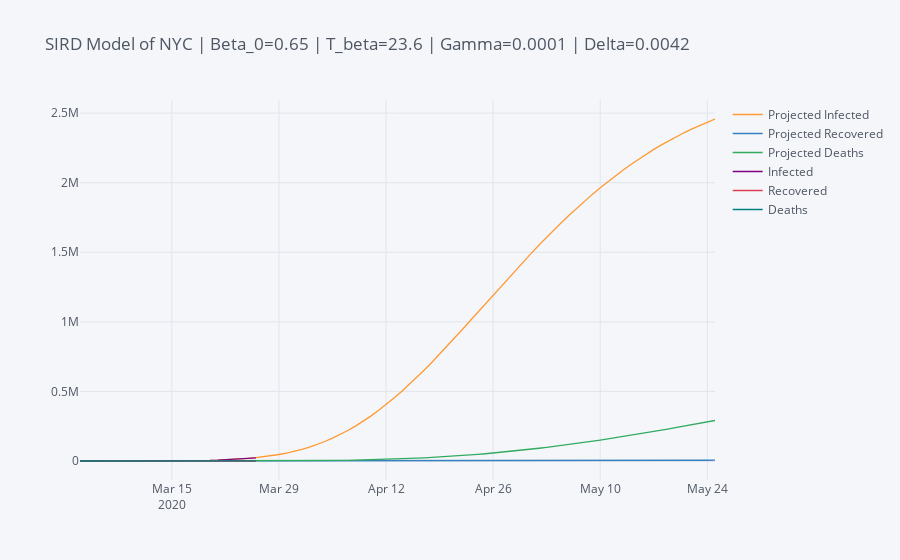
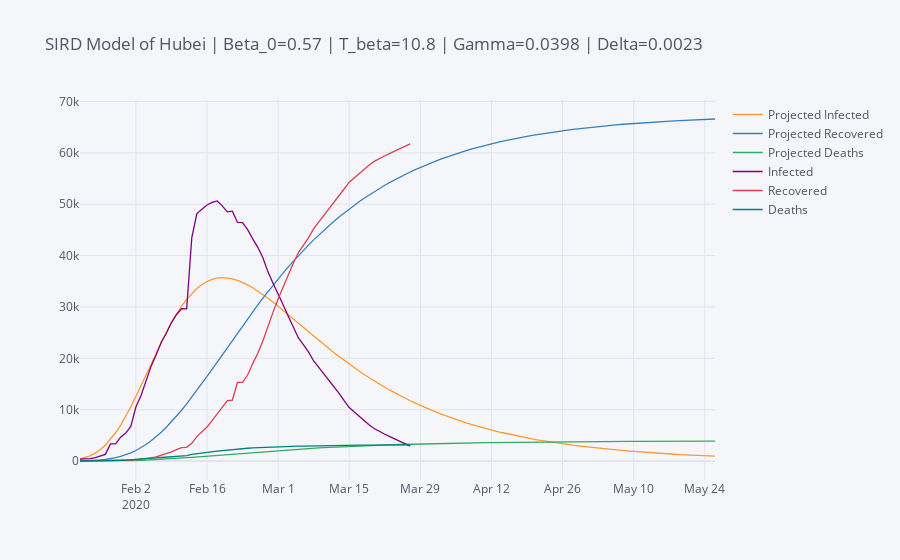
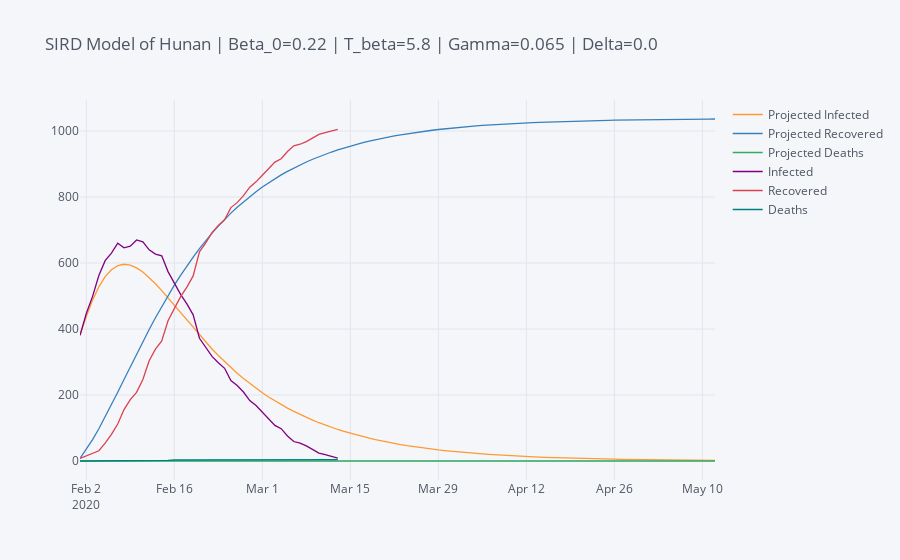
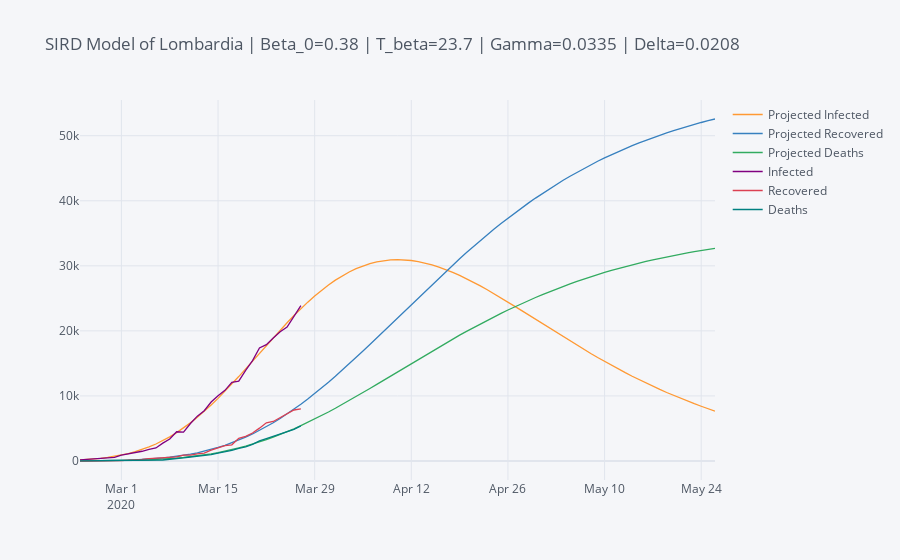

Notebook code for these charts, in order:
### Markdown cell above
## Ready to Start With SIRD Modeling!

With your clean data in hand you can start using the sird_reg() function as a jumping-off point for your SIRD parameter fitting and modeling!

### Code cell
def sird_reg(locale_data, locale_pop: int, locale_name: str, t_beta = 7, forecast_days: int = 5, show_ci: bool = True):
    locale_sird = locale_data.copy()
    #Start by converting total confirmed cases to SIRD variables
    locale_sird["Susceptible"] = locale_pop - locale_sird["Confirmed"]
    locale_sird["Infected"] = locale_sird["Confirmed"] - locale_sird["Recovered"] - locale_sird["Deaths"] #- locale_sird["Recovered"]
    locale_sird.drop("Confirmed", axis=1, inplace=True)
    locale_sird = locale_sird[["Susceptible", "Infected", "Recovered", "Deaths"]]
    #Fill NaNs with 0
    locale_sird.fillna(0, inplace=True)
    #Remove rows from prior to first recorded infection
    date_list = locale_sird.index[locale_sird["Infected"] > 1] #for plotting later
    locale_sird = locale_sird[locale_sird["Infected"] > 1]
    #Reset index to days since first recorded infection
    locale_sird.reset_index(drop=True, inplace=True)

    def sird_fn(timepoints, beta_0, t_beta, gamma, delta):
        """
        Define function which will be used for non-linear least-sq fitting 
        Attributes:
            timepoints = timepoints at which to calculate integral of ODE
            beta_0 = initial infxn coeff | t_beta=infxn coeff decay period 
            gamma = recovery coeff | delta = death coeff | x = timepoint
        Returns:
            Flattened integral of [S, I, R, D] at timepoints using initial values from locale_sird
            Must be reshaped below before plotting
        """
        def sird_ode(y_t, t):
            """
            Define system of ODEs to be integrated for SIRD model
            Attributes:
                y_t = y(t) = [S, I, R, D] 
                t = timepoint
            Returns:
                Derivative of y(t) at timepoint t = [dS(t)/dt, dI(t)/dt, dR(t)/dt, dD(t)/dt] 
            """
            
            #beta attenuates over the course of the outbreak
            beta = beta_0 * math.exp(-t / t_beta) 
            ds_dt = -beta * y_t[0] * y_t[1] / locale_pop #Susceptible
            dd_dt = delta * y_t[1] #Deaths
            dr_dt = gamma * y_t[1] #Recovered
            di_dt = -ds_dt - dd_dt - dr_dt #Infected
            return [ds_dt, di_dt, dr_dt, dd_dt]
        #Calculate the integral of the above ODE over the range of timepoints using first data point as initial value
        sird_int = odeint(sird_ode, locale_sird.values[0], timepoints)
        return sird_int.ravel()
    #Use non-linear least-squares optimization to fit parameters to known data
    param_est, param_cov = curve_fit(sird_fn, locale_sird.index.values, locale_sird.values.ravel(),
                                     method="trf", bounds=([0, 0, 0, 0], [1, 40, 1, 0.25]))
    #compute 1x StDev errors for params using diagonal of covariance matrix
    param_stdev = np.sqrt(np.diag(param_cov))
    #
    predicted_data = sird_fn(range(len(locale_sird.index) + forecast_days), *param_est)
    predicted_data = predicted_data.reshape(len(locale_sird.index) + forecast_days, 4)
    predicted_data = pd.DataFrame(predicted_data, columns=["Susceptible", "Infected", "Recovered", "Deaths"])
    plot_data = predicted_data[["Infected", "Recovered", "Deaths"]]
    plot_data.columns = ["Projected Infected", "Projected Recovered", "Projected Deaths"]
    plot_data = plot_data.join(locale_sird[["Infected", "Recovered", "Deaths"]])
    plot_data.index = pd.date_range(date_list[0], pd.to_datetime(date_list[-1]) + timedelta(days=forecast_days)).to_pydatetime()
    plot_data.iplot(title="SIRD Model of %s | Beta_0=%s | T_beta=%s | Gamma=%s | Delta=%s" % (locale_name, param_est[0].round(2), param_est[1].round(1), param_est[2].round(4), param_est[3].round(4)))
    return (param_est, param_stdev, plot_data)
sird_param_est = []
sird_param_stdev = []
sird_rmse = []
t_beta_dict = {"Hubei": 21, "Hunan": 21, "NYC": 21, "Lombardia": 21, "Emilia Romagna": 21}
for (locale, locale_df) in locale_data.items(): 
    res = sird_reg(locale_df, pop_counts[locale], locale, forecast_days=60, t_beta=t_beta_dict[locale])
    sird_param_est.append(res[0])
    sird_param_stdev.append(res[1])
    plot_data = res[2].dropna()
    infected_rmse = math.sqrt(np.sum((plot_data["Infected"]-plot_data["Projected Infected"]).pow(2))/len(plot_data.index))
    recovered_rmse = math.sqrt(np.sum((plot_data["Recovered"]-plot_data["Projected Recovered"]).pow(2))/len(plot_data.index))
    death_rmse = math.sqrt(np.sum((plot_data["Deaths"]-plot_data["Projected Deaths"]).pow(2))/len(plot_data.index))
    sird_rmse.append([infected_rmse, recovered_rmse, death_rmse])
print("SIRD Regression Parameter Estimates")
display(pd.DataFrame(sird_param_est, index=locale_data.keys(), columns=["Beta_0", "T_beta", "Gamma", "Delta"]))
sird_param_95ci = [zip(np.maximum([0, 0, 0, 0], x - 2*sird_param_stdev[i]).round(5), np.maximum([0, 0, 0, 0], x + 2*sird_param_stdev[i]).round(5)) for i,x in enumerate(sird_param_est)]
print("\n\nSIRD Regression Parameter 95% Confidence Intervals")
display(pd.DataFrame(sird_param_95ci, index=locale_data.keys(), columns=["Beta_0", "T_beta", "Gamma", "Delta"]))
print("\n\nSIRD Outcome RMSEs")
display(pd.DataFrame(sird_rmse, index=locale_data.keys(), columns=["Infected RMSE", "Recovered RMSE", "Deaths RMSE"]))
